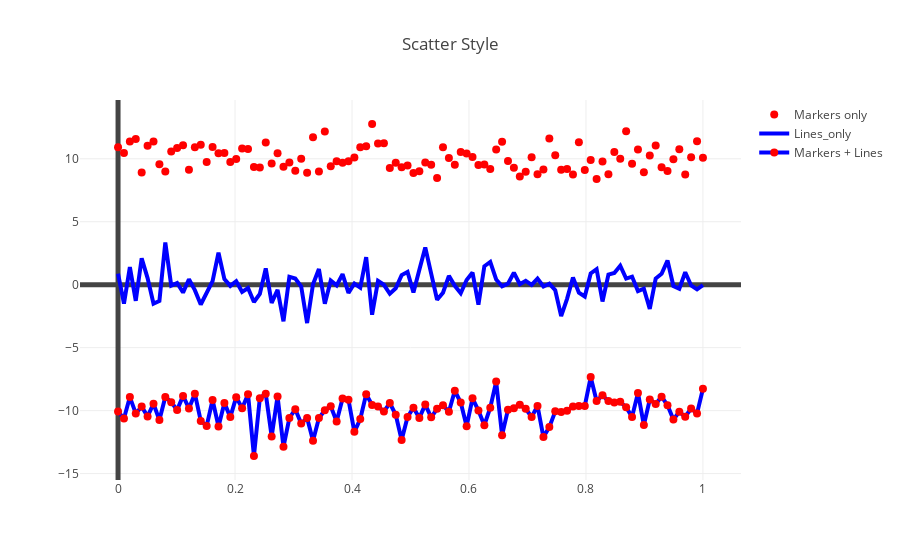

The notebook cell this image was saved under:
### Markdown cell above
**Plot the figure**

### Code cell
offline.iplot(fig)
